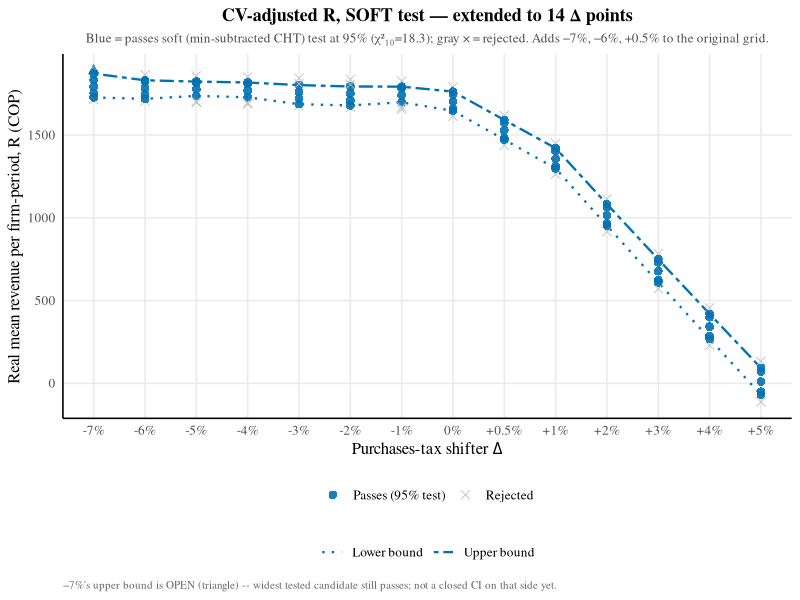

Generate this figure with R:
## Updated standard AK2020-style CI plot (soft/min-subtracted CHT test) for
## the CV-adjusted-R grid, now extended from 11 to 14 Delta points with the
## addition of -7%, -6%, +0.5%. Global min Lhat recomputed over all 14
## Deltas (unchanged from the original 11-Delta minimum, confirming
## consistency). 2026-09-13.

suppressMessages(library(tidyverse))

n <- 32232; dg <- 10
qc <- qchisq(0.95, dg)
wong_blue <- "#0072B2"; gray_fail <- "grey75"
delta_pct <- function(x) paste0(ifelse(x > 0, "+", ""), round(x * 100, 2), "%")

df <- read.csv("Code/Products/1298-cv-all14-combined.csv") %>%
    mutate(R_round = round(R, 4)) %>% distinct(Delta, R_round, .keep_all = TRUE) %>% select(-R_round)

Lmin <- min(df$Lhat)
df <- df %>% mutate(TS = 2 * n * (Lhat - Lmin), pass = TS <= qc)

bounds <- df %>% group_by(Delta) %>%
    summarise(r_min_tested = min(R), r_max_tested = max(R),
              lower = suppressWarnings(min(R[pass])), upper = suppressWarnings(max(R[pass])),
              .groups = "drop") %>%
    mutate(open_low = is.finite(lower) & lower <= r_min_tested + 1e-6,
           open_high = is.finite(upper) & upper >= r_max_tested - 1e-6)

band <- bounds %>% filter(is.finite(lower)) %>% select(Delta, lower, upper) %>%
    pivot_longer(c(lower, upper), names_to = "bound", values_to = "R") %>%
    mutate(bound = recode(bound, lower = "Lower bound", upper = "Upper bound"))

delta_levels <- sort(unique(df$Delta))
df <- df %>% mutate(pass_lab = ifelse(pass, "Passes (95% test)", "Rejected"),
                     Delta_f = factor(Delta, levels = delta_levels, labels = delta_pct(delta_levels)))
band <- band %>% mutate(Delta_f = factor(Delta, levels = delta_levels, labels = delta_pct(delta_levels)))

open_side_rows <- bounds %>% filter(open_low | open_high)
open_rays <- if (nrow(open_side_rows) == 0) {
    tibble(Delta = numeric(0), R = numeric(0), Delta_f = factor())
} else {
    open_side_rows %>% rowwise() %>%
    mutate(ray = list(tibble(R = c(
        if (open_low) lower - 0.12 * (r_max_tested - r_min_tested) else NA,
        if (open_high) upper + 0.12 * (r_max_tested - r_min_tested) else NA
    )))) %>% ungroup() %>% select(Delta, ray) %>% unnest(ray) %>%
    mutate(Delta_f = factor(Delta, levels = delta_levels, labels = delta_pct(delta_levels))) %>%
    filter(!is.na(R))
}

p <- ggplot() +
    geom_line(data = band, aes(x = Delta_f, y = R, group = bound, linetype = bound),
              color = wong_blue, linewidth = 0.8) +
    geom_point(data = df, aes(x = Delta_f, y = R, color = pass_lab, shape = pass_lab),
               size = 2.6, alpha = 0.9) +
    { if (nrow(open_rays) > 0) geom_point(data = open_rays, aes(x = Delta_f, y = R),
               shape = 17, color = wong_blue, size = 2.6, alpha = 0.7) } +
    scale_color_manual(values = c("Passes (95% test)" = wong_blue, "Rejected" = gray_fail), name = NULL) +
    scale_shape_manual(values = c("Passes (95% test)" = 16, "Rejected" = 4), name = NULL) +
    scale_linetype_manual(values = c("Upper bound" = "twodash", "Lower bound" = "dotted"), name = NULL) +
    guides(color = guide_legend(order = 1), shape = guide_legend(order = 1),
           linetype = guide_legend(order = 2, override.aes = list(color = wong_blue))) +
    labs(x = expression(paste("Purchases-tax shifter ", Delta)), y = "Real mean revenue per firm-period, R (COP)",
         title = "CV-adjusted R, SOFT test — extended to 14 Δ points",
         subtitle = paste0("Blue = passes soft (min-subtracted CHT) test at 95% (χ²₁₀=", round(qc, 1),
                            "); gray × = rejected. Adds −7%, −6%, +0.5% to the original grid."),
         caption = "−7%'s upper bound is OPEN (triangle) -- widest tested candidate still passes; not a closed CI on that side yet.") +
    theme_minimal(base_size = 12) +
    theme(panel.grid.minor = element_blank(), axis.line = element_line(color = "black"),
          plot.title = element_text(family = "Times", size = 13, face = "bold", hjust = 0.5),
          plot.subtitle = element_text(family = "Times", size = 9.5, hjust = 0.5, color = "grey30"),
          plot.caption = element_text(family = "Times", size = 8, color = "grey40", hjust = 0),
          legend.position = "bottom", legend.box = "vertical", text = element_text(family = "Times"))

ggsave("Paper/images/1298-cv-14delta-soft.png", p, width = 11, height = 7.5, dpi = 300)
cat("Saved: Paper/images/1298-cv-14delta-soft.png\n")
print(bounds %>% select(Delta, lower, upper, open_low, open_high))
